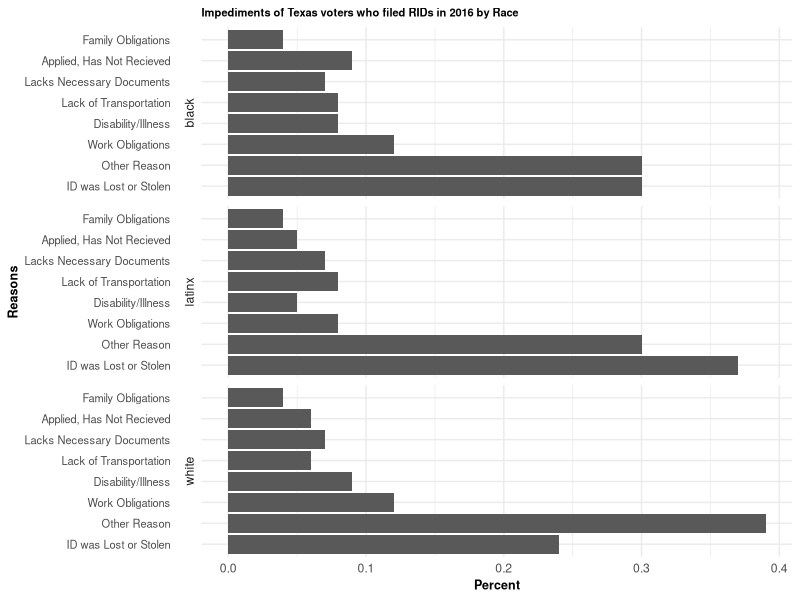
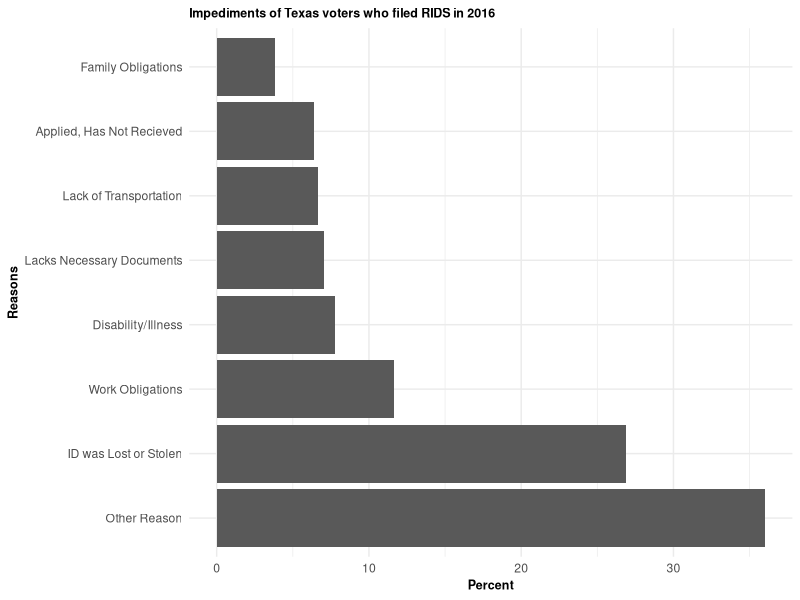
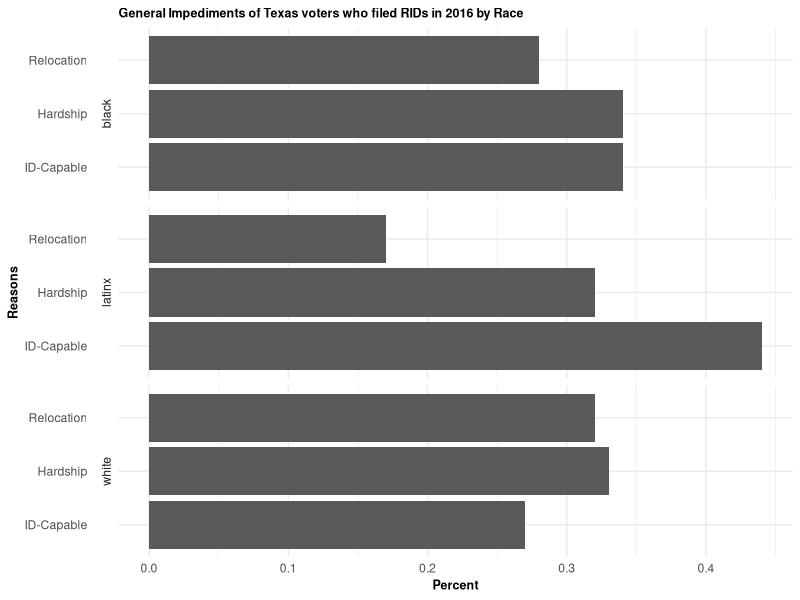

R code for these plots, in order:
## ---- chunk 1
#| include: false
#| warning: false
#| message: false

#### Workspace setup ####
library(tidyverse)
library(ggplot2)
library(knitr)

#### Load data ####
cleaned_reason_data <- read_csv("../../data/analysis_data/cleaned_reason_data.csv", show_col_types = FALSE)
## ---- chunk 2
#| echo: false # Code will run and its output will show but the code itself will not be included in the doc
#| warning: false # Warnings are not included 
#| message: false # Messages are not included 

## Figure A1: 
# https://dataverse.harvard.edu/file.xhtml?fileId=4328158&version=1.0

figure_A1_rep_all_data <- cleaned_reason_data |>
  select(family, applied, transport, birthcert, disability, work, lost, other, black, latino, white)

# White 
figure_A1_rep_white_data <- figure_A1_rep_all_data |>
  # Filter for white
  filter(white == 1) |>
  # Remove other races
  select(-c(black, latino)) |>
  # Get percentages 
  mutate( 
    "Family Obligations" = round(sum(family) / n(), 2),
    "Applied, Has Not Recieved" = round(sum(applied) / n(), 2),
    "Lack of Transportation" = round(sum(transport) / n(), 2),
    "Lacks Necessary Documents" = round(sum(birthcert) / n(), 2), 
    "Disability/Illness" = round(sum(disability) / n(), 2),
    "Work Obligations" = round(sum(work) / n(), 2), 
    "ID was Lost or Stolen" = round(sum(lost) / n(), 2), 
    "Other Reason" = round(sum(other) / n(), 2)
  ) |>
  # Remove the original columns
  select(-c(family, applied, transport, birthcert, disability, work, lost, other, white)) |>
  # Have the percentages only show up in 1 row
  unique() |>
  # Code snippet to convert to a 1-column matrix and then to a vector 
  # was adapted from the following: https://www.geeksforgeeks.org/convert-matrix-to-vector-in-r/
  t() |> # Convert 1-row matrix into a 1-column matrix
  c() |> # Convert to a vector
  tibble() |> # Change into a tibble
  rename( # Left side is the new name and the right side is the old name
    percent = "c(...)"
  ) |>
  mutate(
    reasons = c("Family Obligations", 
                "Applied, Has Not Recieved", 
                "Lack of Transportation", 
                "Lacks Necessary Documents",
                "Disability/Illness", 
                "Work Obligations", 
                "ID was Lost or Stolen",
                "Other Reason"),
     # Add column for race
    race = "white"
  ) 


# Black
figure_A1_rep_black_data <- figure_A1_rep_all_data |>
  # Filter for black
  filter(black == 1) |>
  # Remove other races
  select(-c(white, latino)) |>
  # Get percentages 
  mutate( 
    "Family Obligations" = round(sum(family) / n(), 2),
    "Applied, Has Not Recieved" = round(sum(applied) / n(), 2),
    "Lack of Transportation" = round(sum(transport) / n(), 2),
    "Lacks Necessary Documents" = round(sum(birthcert) / n(), 2), 
    "Disability/Illness" = round(sum(disability) / n(), 2),
    "Work Obligations" = round(sum(work) / n(), 2), 
    "ID was Lost or Stolen" = round(sum(lost) / n(), 2), 
    "Other Reason" = round(sum(other) / n(), 2)
  ) |>
  # Remove the original columns
  select(-c(family, applied, transport, birthcert, disability, work, lost, other, black)) |>
  # Have the percentages only show up in 1 row
  unique() |>
  # Code snippet to convert to a 1-column matrix and then to a vector 
  # was adapted from the following: https://www.geeksforgeeks.org/convert-matrix-to-vector-in-r/
  t() |> # Convert 1-row matrix into a 1-column matrix
  c() |> # Convert to a vector
  tibble() |> # Change into a tibble
  rename( # Left side is the new name and the right side is the old name
    percent = "c(...)"
  ) |>
  mutate(
    reasons = c("Family Obligations", 
                "Applied, Has Not Recieved", 
                "Lack of Transportation", 
                "Lacks Necessary Documents",
                "Disability/Illness", 
                "Work Obligations", 
                "ID was Lost or Stolen",
                "Other Reason"),
    # Add column for race
    race = "black"
  ) 

# Latinx
figure_A1_rep_latinx_data <- figure_A1_rep_all_data |>
  # Filter for Latino
  filter(latino == 1) |>
  # Remove other races
  select(-c(white, black)) |>
  # Get percentages 
  mutate( 
    "Family Obligations" = round(sum(family) / n(), 2),
    "Applied, Has Not Recieved" = round(sum(applied) / n(), 2),
    "Lack of Transportation" = round(sum(transport) / n(), 2),
    "Lacks Necessary Documents" = round(sum(birthcert) / n(), 2), 
    "Disability/Illness" = round(sum(disability) / n(), 2),
    "Work Obligations" = round(sum(work) / n(), 2), 
    "ID was Lost or Stolen" = round(sum(lost) / n(), 2), 
    "Other Reason" = round(sum(other) / n(), 2)
  ) |>
  # Remove the original columns
  select(-c(family, applied, transport, birthcert, disability, work, lost, other, latino)) |>
  # Have the percentages only show up in 1 row
  unique() |> # Code snippet to convert to a 1-column matrix and then to a vector
  # Code snippet to convert to a 1-column matrix and then to a vector 
  # was adapted from the following: https://www.geeksforgeeks.org/convert-matrix-to-vector-in-r/
  t() |> # Convert 1-row matrix into a 1-column matrix
  c() |> # Convert to a vector
  tibble() |> # Change into a tibble
  rename( # Left side is the new name and the right side is the old name
    percent = "c(...)"
  ) |>
  mutate(
    reasons = c("Family Obligations", 
                "Applied, Has Not Recieved", 
                "Lack of Transportation", 
                "Lacks Necessary Documents",
                "Disability/Illness", 
                "Work Obligations", 
                "ID was Lost or Stolen",
                "Other Reason"),
    # Add column for race
    race = "latinx"
  ) 

# Combine all
# Referenced code from here: https://help.qresearchsoftware.com/hc/en-us/articles/4446615637775-How-to-Merge-Tables-Using-R
combined_figure_A1_data <- rbind(figure_A1_rep_white_data, figure_A1_rep_black_data)
combined_figure_A1_data <- rbind(combined_figure_A1_data, figure_A1_rep_latinx_data)
## ---- chunk 3
#| label: fig-a1
#| fig-cap: Impediments of Texas voters who filed RIDs in 2016 by Race (Figure A1 from paper)
#| echo: false # Code will run and its output will show but the code itself will not be included in the doc
#| warning: false # Warnings are not included 
#| message: false # Messages are not included 

# Graph
# Referenced code from https://r-graph-gallery.com/267-reorder-a-variable-in-ggplot2.html
# To figure out how to sort 
combined_figure_A1_data |>
  mutate(reasons = fct_reorder(reasons, desc(percent))) |>
  ggplot(mapping = aes(x = reasons, y = percent)) +
  geom_bar(stat="identity") +
  theme_minimal() +
  labs(
    x = "Reasons",
    y = "Percent"
  ) +
  coord_flip() + 
  # Referenced code from https://github.com/tidyverse/ggplot2/issues/2762
  # to figure out how to put labels on the left and use facet_grid
  facet_grid(vars(race), switch = "y") +
  guides(x = guide_axis(angle = 0), ) +
  theme(plot.title = element_text(size = 8, face = "bold"),
        axis.title=element_text(size = 9, face = "bold"),
        axis.text.y = element_text(size = 8)) + 
  ggtitle("Impediments of Texas voters who filed RIDs in 2016 by Race")
## ---- chunk 4
#| label: tbl-a1
#| tbl-cap: Impediments of Texas voters who filed RIDs in 2016 by Race (Corresponds to Figure A1 from paper)
#| echo: false # Code will run and its output will show but the code itself will not be included in the doc
#| warning: false # Warnings are not included 
#| message: false # Messages are not included 
# Table
combined_figure_A1_data |>
  kable()
## ---- chunk 5
#| echo: false # Code will run and its output will show but the code itself will not be included in the doc
#| warning: false # Warnings are not included 
#| message: false # Messages are not included 

figure_2_rep_data <- cleaned_reason_data |>
  select(family, applied, transport, birthcert, disability, work, lost, other) |>
  # Get percentages 
  mutate( 
    "Family Obligations" = round((sum(family) / n()) * 100, 2),
    "Applied, Has Not Recieved" = round((sum(applied) / n()) * 100, 2),
    "Lack of Transportation" = round((sum(transport) / n()) * 100, 2),
    "Lacks Necessary Documents" = round((sum(birthcert) / n()) * 100, 2), 
    "Disability/Illness" = round((sum(disability) / n()) * 100, 2),
    "Work Obligations" = round((sum(work) / n()) * 100, 2), 
    "ID was Lost or Stolen" = round((sum(lost) / n()) * 100, 2), 
    "Other Reason" = round((sum(other) / n()) * 100, 2)
  ) |>
  # Remove the original columns
  select(-c(family, applied, transport, birthcert, disability, work, lost, other)) |>
  # Have the percentages only show up in 1 row
  unique() |>
  # Code snippet to convert to a 1-column matrix and then to a vector 
  # was adapted from the following: https://www.geeksforgeeks.org/convert-matrix-to-vector-in-r/
  t() |> # Convert 1-row matrix into a 1-column matrix
  c() |> # Convert to a vector
  tibble() |> # Change into a tibble
  rename( # Left side is the new name and the right side is the old name
    percent = "c(...)"
  ) |>
  mutate(
    reasons = c("Family Obligations", 
                "Applied, Has Not Recieved", 
                "Lack of Transportation", 
                "Lacks Necessary Documents",
                "Disability/Illness", 
                "Work Obligations", 
                "ID was Lost or Stolen",
                "Other Reason"
                )
  ) 
## ---- chunk 6
#| label: fig-second
#| fig-cap: Impediments of Texas voters who filed RIDs in 2016 (Figure 2 from paper)
#| echo: false # Code will run and its output will show but the code itself will not be included in the doc
#| warning: false # Warnings are not included 
#| message: false # Messages are not included 

# Referenced code from https://r-graph-gallery.com/267-reorder-a-variable-in-ggplot2.html
# To figure out how to sort 
# Graph
figure_2_rep_data |>
  mutate(reasons = fct_reorder(reasons, desc(percent))) |>
  ggplot(mapping = aes(x = reasons, y = percent)) +
  geom_bar(stat="identity") +
  ggtitle("Impediments of Texas voters who filed RIDS in 2016") +
  coord_flip() + 
  theme_minimal() +
  labs(x = "Reasons", y = "Percent") +
  theme(plot.title = element_text(size = 9, face = "bold"),
        axis.title = element_text(size = 9, face = "bold")) 


## ---- chunk 7
#| label: tbl-second
#| tbl-cap: Impediments of Texas voters who filed RIDs in 2016 (Figure 2 from paper)
#| echo: false # Code will run and its output will show but the code itself will not be included in the doc
#| warning: false # Warnings are not included 
#| message: false # Messages are not included 
# Table
figure_2_rep_data |> 
  kable()
## ---- chunk 8
#| echo: false # Code will run and its output will show but the code itself will not be included in the doc
#| warning: false # Warnings are not included 
#| message: false # Messages are not included 

figure_A3_rep_all_data <- cleaned_reason_data |>
  select(relocation, id_capable, hardship, black, latino, white)

# White 
figure_A3_rep_white_data <- figure_A3_rep_all_data |>
  # Filter for white
  filter(white == 1) |>
  # Remove other races
  select(-c(black, latino)) |>
  # Get percentages 
  mutate( 
    "Relocation" = round(sum(relocation) / n(), 2),
    "Hardship" = round(sum(hardship) / n(), 2),
    "ID-Capable" = round(sum(id_capable) / n(), 2)
  ) |>
  # Remove the original columns
  select(-c(relocation, id_capable, hardship, white)) |>
  # Have the percentages only show up in 1 row
  unique() |>
  # Code snippet to convert to a 1-column matrix and then to a vector 
  # was adapted from the following: https://www.geeksforgeeks.org/convert-matrix-to-vector-in-r/
  t() |> # Convert 1-row matrix into a 1-column matrix
  c() |> # Convert to a vector
  tibble() |> # Change into a tibble
  rename( # Left side is the new name and the right side is the old name
    percent = "c(...)"
  ) |>
  mutate(
    reasons = c("Relocation", 
                "Hardship", 
                "ID-Capable"),
    # Add column for race
    race = "white"
  ) 


# Black 
figure_A3_rep_black_data <- figure_A3_rep_all_data |>
  # Filter for black
  filter(black == 1) |>
  # Remove other races
  select(-c(white, latino)) |>
  # Get percentages 
  mutate( 
    "Relocation" = round(sum(relocation) / n(), 2),
    "Hardship" = round(sum(hardship) / n(), 2),
    "ID-Capable" = round(sum(id_capable) / n(), 2)
  ) |>
  # Remove the original columns
  select(-c(relocation, id_capable, hardship, black)) |>
  # Have the percentages only show up in 1 row
  unique() |>
  # Code snippet to convert to a 1-column matrix and then to a vector 
  # was adapted from the following: https://www.geeksforgeeks.org/convert-matrix-to-vector-in-r/
  t() |> # Convert 1-row matrix into a 1-column matrix
  c() |> # Convert to a vector
  tibble() |> # Change into a tibble
  rename( # Left side is the new name and the right side is the old name
    percent = "c(...)"
  ) |>
  mutate(
    reasons = c("Relocation", 
                "Hardship", 
                "ID-Capable"),
    # Add column for race
    race = "black"
  ) 

# Black 
figure_A3_rep_latinx_data <- figure_A3_rep_all_data |>
  # Filter for latino
  filter(latino == 1) |>
  # Remove other races
  select(-c(white, black)) |>
  # Get percentages 
  mutate( 
    "Relocation" = round(sum(relocation) / n(), 2),
    "Hardship" = round(sum(hardship) / n(), 2),
    "ID-Capable" = round(sum(id_capable) / n(), 2)
  ) |>
  # Remove the original columns
  select(-c(relocation, id_capable, hardship, latino)) |>
  # Have the percentages only show up in 1 row
  unique() |>
  # Code snippet to convert to a 1-column matrix and then to a vector 
  # was adapted from the following: https://www.geeksforgeeks.org/convert-matrix-to-vector-in-r/
  t() |> # Convert 1-row matrix into a 1-column matrix
  c() |> # Convert to a vector
  tibble() |> # Change into a tibble
  rename( # Left side is the new name and the right side is the old name
    percent = "c(...)"
  ) |>
  mutate(
    reasons = c("Relocation", 
                "Hardship", 
                "ID-Capable"),
    # Add column for race
    race = "latinx"
  ) 

# Combine all
# Referenced code from here: https://help.qresearchsoftware.com/hc/en-us/articles/4446615637775-How-to-Merge-Tables-Using-R
combined_figure_A3_data <- rbind(figure_A3_rep_white_data, figure_A3_rep_black_data)
combined_figure_A3_data <- rbind(combined_figure_A3_data, figure_A3_rep_latinx_data)
## ---- chunk 9
#| label: fig-a3
#| fig-cap: General impediments of Texas voters who filed RIDs with "Other" option selected in 2016 by Race (Figure A3 from paper)
#| echo: false # Code will run and its output will show but the code itself will not be included in the doc
#| warning: false # Warnings are not included 
#| message: false # Messages are not included 
# Graph
# Referenced code from https://r-graph-gallery.com/267-reorder-a-variable-in-ggplot2.html
# To figure out how to sort 
combined_figure_A3_data |>
  mutate(reasons = fct_reorder(reasons, desc(percent))) |>
  ggplot(mapping = aes(x = reasons, y = percent)) +
  geom_bar(stat="identity") +
  theme_minimal() +
  labs(
    x = "Reasons",
    y = "Percent"
  ) +
  coord_flip() + 
  # Referenced code from https://github.com/tidyverse/ggplot2/issues/2762
  # to figure out how to put labels on the left and use facet_grid
  facet_grid(vars(race), switch = "y") +
  guides(x = guide_axis(angle = 0), ) +
  theme(plot.title = element_text(size = 9, face = "bold"),
        axis.title=element_text(size = 9, face = "bold")) + 
  ggtitle("General Impediments of Texas voters who filed RIDs in 2016 by Race")
## ---- chunk 10
#| label: tbl-a3
#| tbl-cap: General impediments of Texas voters who filed RIDs with "Other" option selected in 2016 by Race (Figure A3 from paper)
#| echo: false # Code will run and its output will show but the code itself will not be included in the doc
#| warning: false # Warnings are not included 
#| message: false # Messages are not included 

# Table
combined_figure_A3_data |>
  kable()
